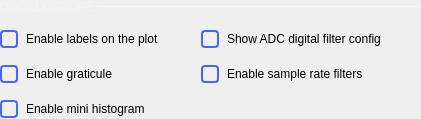
            <widget class="QWidget" name="Oscilloscope_2" native="true">
             <layout class="QGridLayout" name="gridLayout_2">
              <property name="leftMargin">
               <number>0</number>
              </property>
              <property name="topMargin">
               <number>0</number>
              </property>
              <property name="rightMargin">
               <number>0</number>
              </property>
              <property name="bottomMargin">
               <number>0</number>
              </property>
              <property name="horizontalSpacing">
               <number>0</number>
              </property>
              <property name="verticalSpacing">
               <number>15</number>
              </property>
              <item row="2" column="0">
               <layout class="QHBoxLayout" name="horizontalLayout_13">
                <property name="spacing">
                 <number>0</number>
                </property>
                <property name="bottomMargin">
                 <number>0</number>
                </property>
                <item>
                 <widget class="QCheckBox" name="oscGraticuleCheckBox">
                  <property name="styleSheet">
                   <string notr="true">QCheckBox {
  spacing: 8px;
  background-color: transparent;
  font-size: 14px;
  font-weight: bold;

  color: rgba(255, 255, 255, 153);
}

QCheckBox::indicator {
  width: 14px;
  height: 14px;
  border: 2px solid rgb(74,100,255);
  border-radius: 4px;
}
QCheckBox::indicator:unchecked { background-color: transparent; }
QCheckBox::indicator:checked { background-color: rgb(74,100,255); }</string>
                  </property>
                  <property name="text">
                   <string/>
                  </property>
                 </widget>
                </item>
                <item>
                 <widget class="QLabel" name="label_13">
                  <property name="text">
                   <string>Enable graticule</string>
                  </property>
                 </widget>
                </item>
                <item>
                 <spacer name="horizontalSpacer_9">
                  <property name="orientation">
                   <enum>Qt::Horizontal</enum>
                  </property>
                  <property name="sizeHint" stdset="0">
                   <size>
                    <width>40</width>
                    <height>20</height>
                   </size>
                  </property>
                 </spacer>
                </item>
               </layout>
              </item>
              <item row="2" column="1">
               <layout class="QHBoxLayout" name="horizontalLayout_17">
                <property name="spacing">
                 <number>0</number>
                </property>
                <property name="bottomMargin">
                 <number>0</number>
                </property>
                <item>
                 <widget class="QCheckBox" name="oscFilteringCheckBox">
                  <property name="styleSheet">
                   <string notr="true">QCheckBox {
  spacing: 8px;
  background-color: transparent;
  font-size: 14px;
  font-weight: bold;

  color: rgba(255, 255, 255, 153);
}

QCheckBox::indicator {
  width: 14px;
  height: 14px;
  border: 2px solid rgb(74,100,255);
  border-radius: 4px;
}
QCheckBox::indicator:unchecked { background-color: transparent; }
QCheckBox::indicator:checked { background-color: rgb(74,100,255); }</string>
                  </property>
                  <property name="text">
                   <string/>
                  </property>
                 </widget>
                </item>
                <item>
                 <widget class="QLabel" name="label_17">
                  <property name="text">
                   <string>Enable sample rate filters</string>
                  </property>
                 </widget>
                </item>
                <item>
                 <spacer name="horizontalSpacer_13">
                  <property name="orientation">
                   <enum>Qt::Horizontal</enum>
                  </property>
                  <property name="sizeHint" stdset="0">
                   <size>
                    <width>40</width>
                    <height>20</height>
                   </size>
                  </property>
                 </spacer>
                </item>
               </layout>
              </item>
              <item row="4" column="0">
               <layout class="QHBoxLayout" name="horizontalLayout_19">
                <property name="spacing">
                 <number>0</number>
                </property>
                <property name="bottomMargin">
                 <number>0</number>
                </property>
                <item>
                 <widget class="QCheckBox" name="histCheckBox">
                  <property name="styleSheet">
                   <string notr="true">QCheckBox {
  spacing: 8px;
  background-color: transparent;
  font-size: 14px;
  font-weight: bold;

  color: rgba(255, 255, 255, 153);
}

QCheckBox::indicator {
  width: 14px;
  height: 14px;
  border: 2px solid rgb(74,100,255);
  border-radius: 4px;
}
QCheckBox::indicator:unchecked { background-color: transparent; }
QCheckBox::indicator:checked { background-color: rgb(74,100,255); }</string>
                  </property>
                  <property name="text">
                   <string/>
                  </property>
                 </widget>
                </item>
                <item>
                 <widget class="QLabel" name="label_18">
                  <property name="text">
                   <string>Enable mini histogram</string>
                  </property>
                 </widget>
                </item>
                <item>
                 <spacer name="horizontalSpacer_14">
                  <property name="orientation">
                   <enum>Qt::Horizontal</enum>
                  </property>
                  <property name="sizeHint" stdset="0">
                   <size>
                    <width>40</width>
                    <height>20</height>
                   </size>
                  </property>
                 </spacer>
                </item>
               </layout>
              </item>
              <item row="5" column="0">
               <spacer name="verticalSpacer_14">
                <property name="orientation">
                 <enum>Qt::Vertical</enum>
                </property>
                <property name="sizeHint" stdset="0">
                 <size>
                  <width>0</width>
                  <height>0</height>
                 </size>
                </property>
               </spacer>
              </item>
              <item row="1" column="1">
               <layout class="QHBoxLayout" name="horizontalLayout_20">
                <property name="rightMargin">
                 <number>0</number>
                </property>
                <item>
                 <widget class="QCheckBox" name="oscADCFiltersCheckBox">
                  <property name="styleSheet">
                   <string notr="true">QCheckBox {
  spacing: 8px;
  background-color: transparent;
  font-size: 14px;
  font-weight: bold;

  color: rgba(255, 255, 255, 153);
}

QCheckBox::indicator {
  width: 14px;
  height: 14px;
  border: 2px solid rgb(74,100,255);
  border-radius: 4px;
}
QCheckBox::indicator:unchecked { background-color: transparent; }
QCheckBox::indicator:checked { background-color: rgb(74,100,255); }</string>
                  </property>
                  <property name="text">
                   <string/>
                  </property>
                 </widget>
                </item>
                <item>
                 <widget class="QLabel" name="label_20">
                  <property name="text">
                   <string>Show ADC digital filter config</string>
                  </property>
                 </widget>
                </item>
                <item>
                 <spacer name="horizontalSpacer_16">
                  <property name="orientation">
                   <enum>Qt::Horizontal</enum>
                  </property>
                  <property name="sizeHint" stdset="0">
                   <size>
                    <width>40</width>
                    <height>20</height>
                   </size>
                  </property>
                 </spacer>
                </item>
               </layout>
              </item>
              <item row="1" column="0">
               <layout class="QHBoxLayout" name="horizontalLayout">
                <property name="spacing">
                 <number>0</number>
                </property>
                <property name="topMargin">
                 <number>0</number>
                </property>
                <item>
                 <widget class="QCheckBox" name="oscLabelsCheckBox">
                  <property name="sizePolicy">
                   <sizepolicy hsizetype="Minimum" vsizetype="Fixed">
                    <horstretch>0</horstretch>
                    <verstretch>0</verstretch>
                   </sizepolicy>
                  </property>
                  <property name="styleSheet">
                   <string notr="true">QCheckBox {
  spacing: 8px;
  background-color: transparent;
  font-size: 14px;
  font-weight: bold;

  color: rgba(255, 255, 255, 153);
}

QCheckBox::indicator {
  width: 14px;
  height: 14px;
  border: 2px solid rgb(74,100,255);
  border-radius: 4px;
}
QCheckBox::indicator:unchecked { background-color: transparent; }
QCheckBox::indicator:checked { background-color: rgb(74,100,255); }</string>
                  </property>
                  <property name="text">
                   <string/>
                  </property>
                 </widget>
                </item>
                <item>
                 <widget class="QLabel" name="label_2">
                  <property name="sizePolicy">
                   <sizepolicy hsizetype="Fixed" vsizetype="Preferred">
                    <horstretch>0</horstretch>
                    <verstretch>0</verstretch>
                   </sizepolicy>
                  </property>
                  <property name="text">
                   <string>Enable labels on the plot </string>
                  </property>
                 </widget>
                </item>
                <item>
                 <spacer name="horizontalSpacer">
                  <property name="orientation">
                   <enum>Qt::Horizontal</enum>
                  </property>
                  <property name="sizeHint" stdset="0">
                   <size>
                    <width>40</width>
                    <height>20</height>
                   </size>
                  </property>
                 </spacer>
                </item>
               </layout>
              </item>
              <item row="0" column="0" colspan="2">
               <layout class="QHBoxLayout" name="horizontalLayout_8">
                <property name="spacing">
                 <number>0</number>
                </property>
                <property name="topMargin">
                 <number>0</number>
                </property>
                <item>
                 <widget class="QLabel" name="label_7">
                  <property name="sizePolicy">
                   <sizepolicy hsizetype="Fixed" vsizetype="Fixed">
                    <horstretch>0</horstretch>
                    <verstretch>0</verstretch>
                   </sizepolicy>
                  </property>
                  <property name="styleSheet">
                   <string notr="true">QLabel {
  font-size: 12px;
color: rgba(255, 255, 255, 70);
}</string>
                  </property>
                  <property name="text">
                   <string>OSCILLOSCOPE </string>
                  </property>
                 </widget>
                </item>
                <item>
                 <widget class="Line" name="line_2">
                  <property name="minimumSize">
                   <size>
                    <width>0</width>
                    <height>1</height>
                   </size>
                  </property>
                  <property name="maximumSize">
                   <size>
                    <width>16777215</width>
                    <height>1</height>
                   </size>
                  </property>
                  <property name="styleSheet">
                   <string notr="true">border: 1px solid rgba(255, 255, 255, 70);</string>
                  </property>
                  <property name="orientation">
                   <enum>Qt::Horizontal</enum>
                  </property>
                 </widget>
                </item>
               </layout>
              </item>
             </layout>
            </widget>
